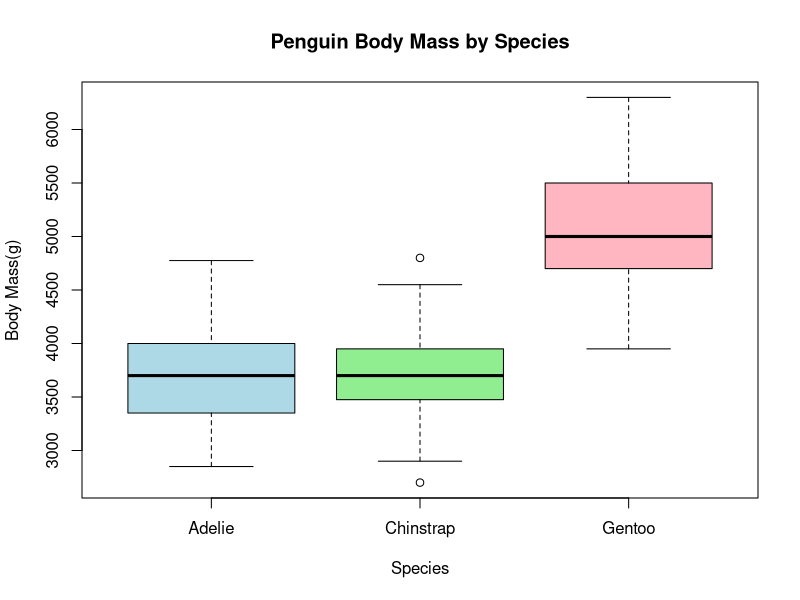
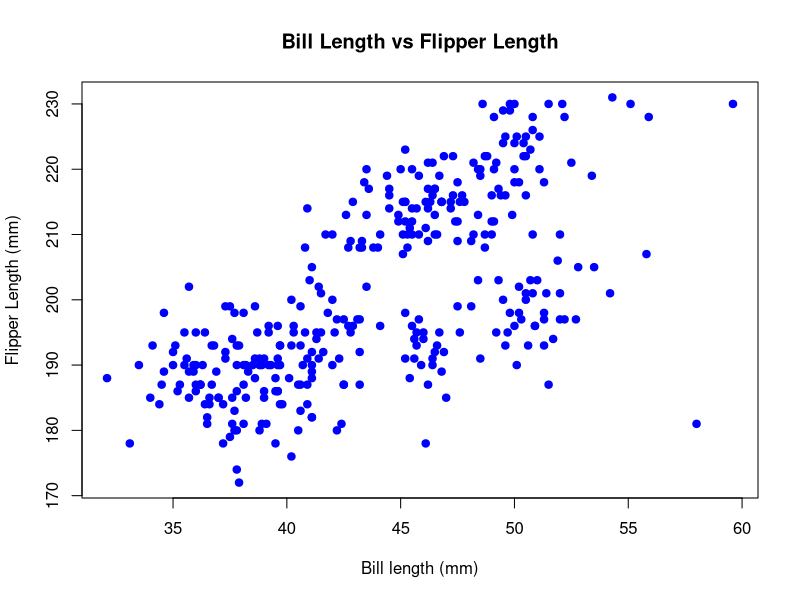
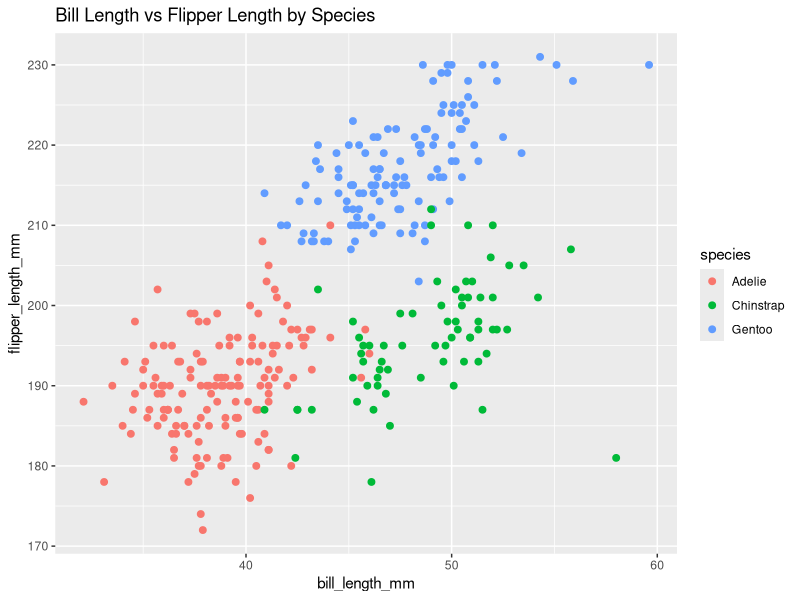
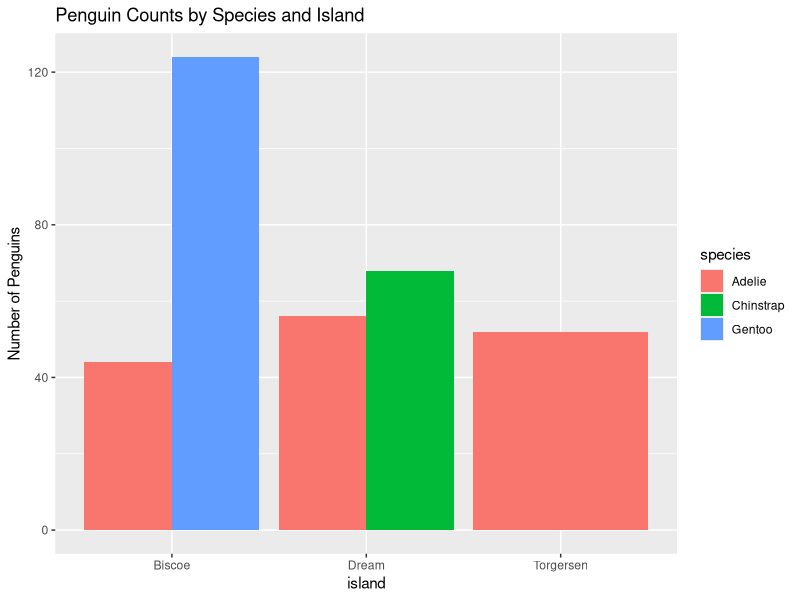

These figures' R source, in order:
## ---- chunk 1
# install.packages("palmerpenguins")   
library(palmerpenguins)
penguins <- palmerpenguins::penguins
## ---- chunk 2
str(penguins)
dim(penguins)
names(penguins)
sapply(penguins, class)
## ---- chunk 3
summary(penguins)
## ---- chunk 4
colSums(is.na(penguins))
## ---- chunk 5
sapply(penguins[, sapply(penguins, is.numeric)], var, na.rm = TRUE)
## ---- chunk 6
boxplot(body_mass_g ~ species, data = penguins,
        main = "Penguin Body Mass by Species",
        ylab = "Body Mass(g)", xlab = "Species",
        col = c("lightblue", "lightgreen", "lightpink"))
## ---- chunk 7
plot(penguins$bill_length_mm, penguins$flipper_length_mm,
     main = "Bill Length vs Flipper Length",
     xlab = "Bill length (mm)", ylab = "Flipper Length (mm)",
     pch = 19, col = "blue")
## ---- chunk 8
library(ggplot2)
ggplot(penguins, aes(x = bill_length_mm, y = flipper_length_mm, color = species)) + 
  geom_point(size = 2) +
  labs(title = "Bill Length vs Flipper Length by Species")
## ---- chunk 9
table(penguins$island)
table(penguins$island, penguins$species)
## ---- chunk 10
ggplot(penguins, aes(x = island, fill = species)) +
  geom_bar(position = 'dodge') +
  labs(title = "Penguin Counts by Species and Island", y = "Number of Penguins")
